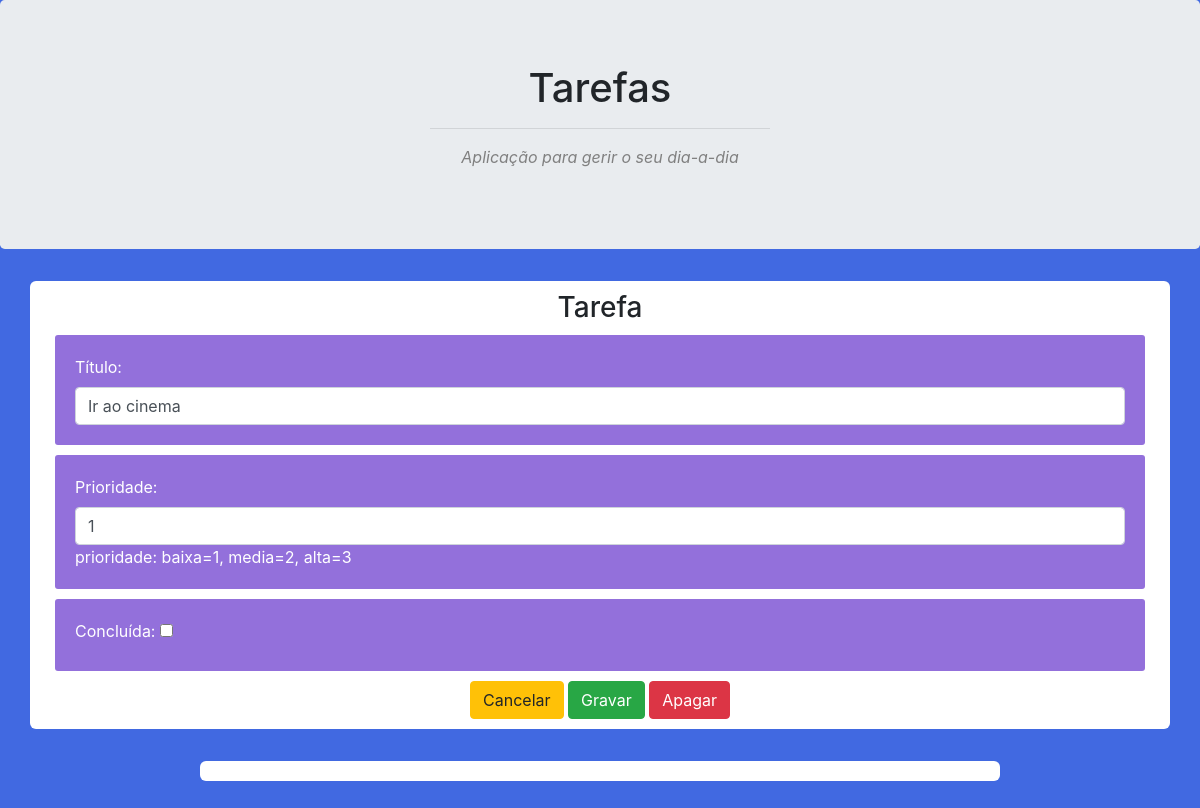
The page /edita/13 on the database as committed earlier.
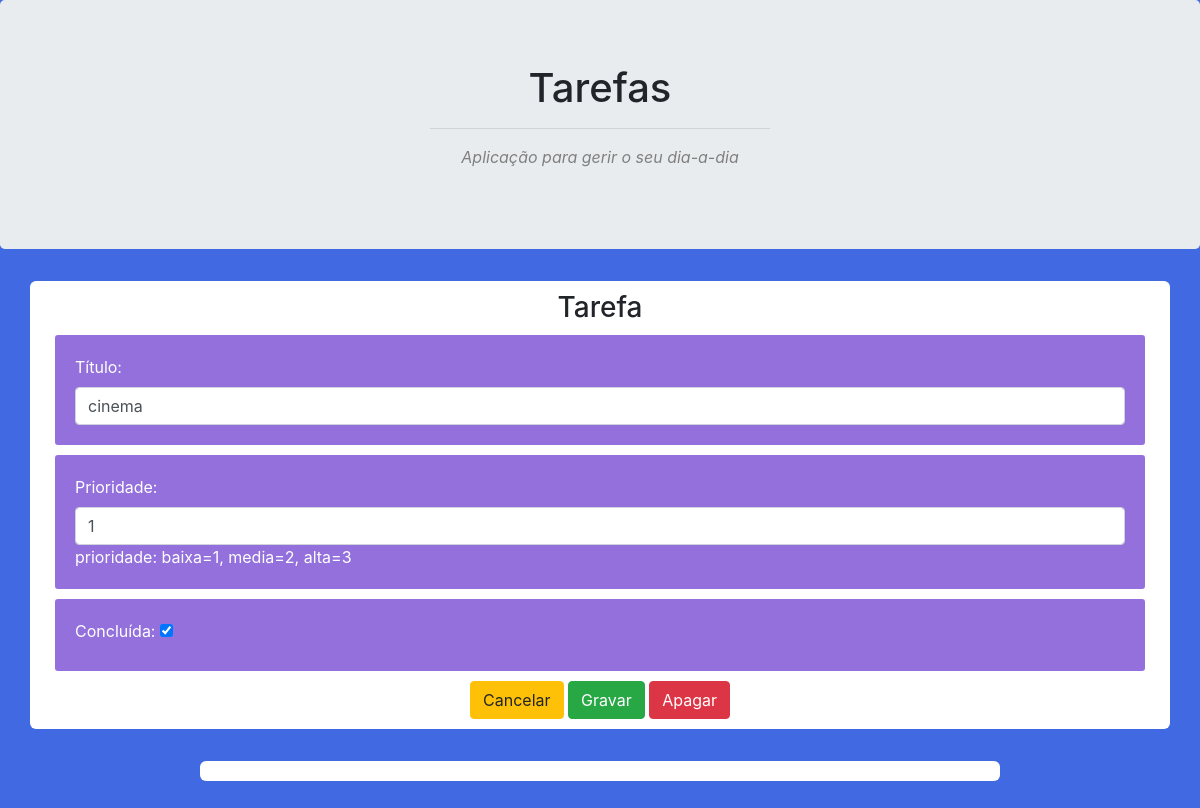
The same page on the database as committed later.
### tarefas/models.py (models this page shows, shortened)
class Tarefa(models.Model):
    titulo = models.CharField(max_length=200)
    prioridade = models.IntegerField(default=1)
    concluido = models.BooleanField(default=False)
    criado = models.DateTimeField(auto_now_add=True)

### tarefas/views.py (the view)
# urls.py: path('edita/<int:tarefa_id>', views.edita_tarefa_view, name='edita'),
def edita_tarefa_view(request, tarefa_id):
    tarefa = Tarefa.objects.get(id=tarefa_id)
    form = TarefaForm(request.POST or None, instance=tarefa)
    if form.is_valid():
        form.save()
        return HttpResponseRedirect(reverse('tarefas:home'))
    context = {'form': form, 'tarefa_id': tarefa_id}
    return render(request, 'tarefas/edita.html', context)

### tarefas/forms.py
class TarefaForm(ModelForm):
    class Meta:
        model = Tarefa
        fields = '__all__'
        widgets = {
            'titulo': forms.TextInput(attrs={'class': 'form-control', 'placeholder': 'descrição da tarefa...'}),
            'prioridade': forms.NumberInput(attrs={'class': 'form-control', 'max': 3, 'min': 1}),
        }
        labels = {
            'titulo': 'Título',
            'concluido': 'Concluída',
        }
        help_texts = {
            'prioridade': 'prioridade: baixa=1, media=2, alta=3',
        }

### tarefas/templates/tarefas/edita.html (shortened to what this page needs)
{% extends 'tarefas/base.html' %}
{% block main %}
<h3>Tarefa</h3>
    <form action="{% url 'tarefas:edita' tarefa_id %}" method="POST">
        {{ form.as_p }}
        <a href="{% url 'tarefas:home' %}" role="button" class="btn btn-warning">Cancelar</a>
        <input type="submit" value="Gravar" class="btn btn-success" >
        <a href="{% url 'tarefas:apaga' tarefa_id %}" role="button" class="btn btn-danger">Apagar</a>
    </form>
{% endblock %}

### tarefas/templates/tarefas/base.html (shortened to what this page needs)
<!DOCTYPE html>
<html lang="en">
<head>
    <link rel="stylesheet" href="https://maxcdn.bootstrapcdn.com/bootstrap/4.5.2/css/bootstrap.min.css">
    {% load static %}
    <link rel="stylesheet" href="{% static 'tarefas/style.css' %}">
</head>
<body>
    <header class="jumbotron text-center">
        <h1>Tarefas</h1>
        <hr width="30%">
        <p>Aplicação para gerir o seu dia-a-dia</p>
    </header>
    <main class="container text-center">
    {% block main %}
    {% endblock %}
    </main>
    <section>
    </section>
</body>
</html>

### tarefas/static/tarefas/style.css (style rules this page uses)
header p { font-style: italic; color: gray; }
body { background-color: royalblue; }
main, section { width: 800px; margin: 0 auto 2em auto; padding: 10px; background-color: white; border-radius: 6px; }
main p { text-align: left; padding: 20px; margin: 10px; color: white; background-color: mediumpurple; border-radius: 3px; }
section { min-width: 40px; }

Rows that differ between the two databases and show on the page:
changed Tarefa: titulo "Ir ao cinema" → "cinema"; concluido "☐" → "☑"
